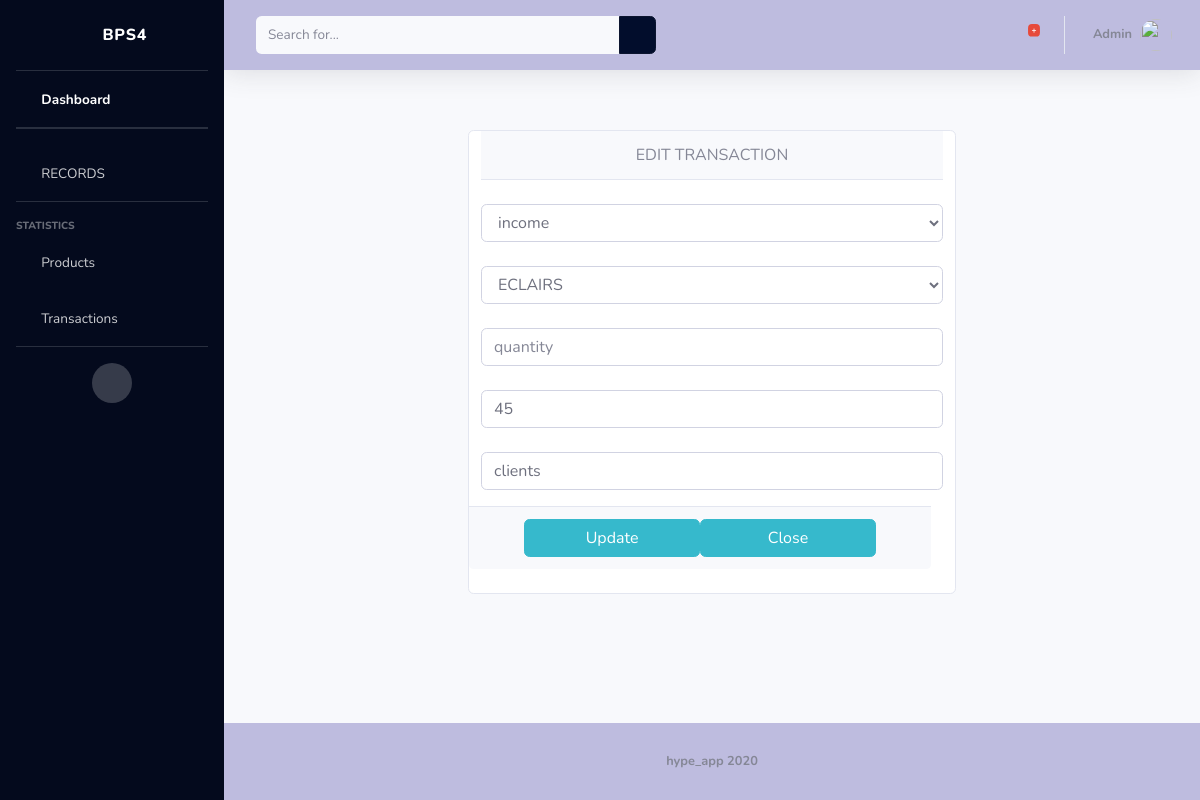
Screenshot of /transactions/edit/11 with the database file from the repository.
### ps4/models.py (models this page shows)
class Transactions(models.Model):
	TRANSACTION_TYPES = [
		('Income', 'income'),
		('Expense','expense'),
		('Savings', 'savings'),
		]
	date_created = models.DateTimeField(auto_now_add=True)
	date_updated = models.DateTimeField(auto_now=True)
	transaction_type = models.CharField(max_length=10, blank=False, null=False, choices=TRANSACTION_TYPES, default='income')
	quantity = models.DecimalField(decimal_places=2, max_digits=8)
	unit_price = models.IntegerField( default=0 )
	productsandservices = models.ForeignKey(ProductsandServices, default = 1,on_delete=models.CASCADE)
	customer_name = models.CharField(max_length=15, default='client')

### ps4/views.py (the view, shortened to what this page needs)
# urls.py: url(r'^transactions/edit/(?P<pk>[0-9]+)$',tnsupdateView.as_view(), name="edittransaction"),
class tnsupdateView(TemplateView):
	template_name = 'update/tnsupdate.html'
	def get(self, request, pk):
		data = {
			"tns": Transactions.objects.get(id=pk),
			"productservice":ProductsandServices.objects.all(),
			 "transaction_type": [
				('Income', 'income'),
				('Expense','expense'),
				('Savings', 'savings'),
            ]
		}
		return render(request, self.template_name,  context=data)

### ps4/templates/update/tnsupdate.html (shortened to what this page needs)
{% extends "ps4/base.html" %}
{% block content %}
 <div class="row card col-6 offset-3" style="margin-top:60px">
	<form method="POST" action="/transactions/edit/{{tns.id}}" novalidate>
		<div class="card-header col-12 text-center">
			EDIT TRANSACTION
		</div>
		<br>
		<p>
			<select name="transaction_type" class="form-control" id="transaction_type">
				{% for k,v in transaction_type %}
					{% if k == tns.transaction_type %}
						<option value='{{k}}' selected>{{v}}</option>
					{% else %}
						<option value='{{k}}'>{{v}}</option>
					{% endif %}
				{% endfor %}
			</select>
			<br>
			<select name="productsandservices" class="form-control" id="psv">
				{% for pds in productservice %}
					{% if pds.id == tns.productsandservices.id %}
						<option value='{{pds.id}}' selected>{{pds.name}}</option>
					{% else %}
						<option value='{{pds.id}}'>{{pds.name}}</option>
					{% endif %}
				{% endfor %}
			</select>
			<br>
			<input type="text" name="quantity" class="form-control" placeholder="quantity" value="{{ data.quantity }}">
			<br>
			<input type="text" name="unit_price" class="form-control" placeholder="amount:" value="{{ tns.unit_price }}">
				<br>
			<input type="text" name="customer_name" class="form-control" placeholder="customer_name" value="{{ tns.customer_name }}">
		</p>
		<div class="card-footer row justify-content-center col-12">
			<button type="submit" class="btn btn-info col-5">Update</button>
			<a class="btn btn-info col-5" href="/transactionslist/">Close</a>
		</div>
	</form>
</div>
{% endblock %}

### rows the page displays
Transactions: transaction_type "income", unit_price "45", customer_name "clients"

### other values shown
form field productsandservices "ECLAIRS"
